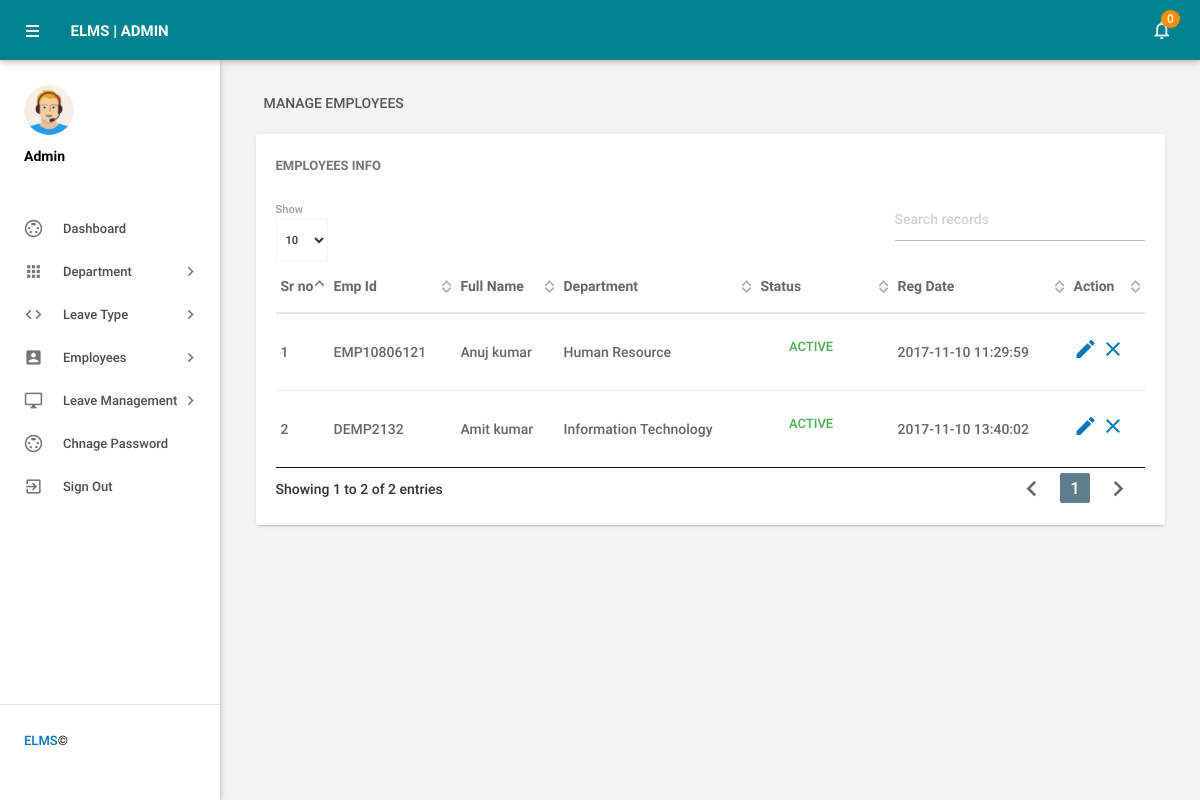
The app's page /admin/manageemployee.php (signed in), older data.
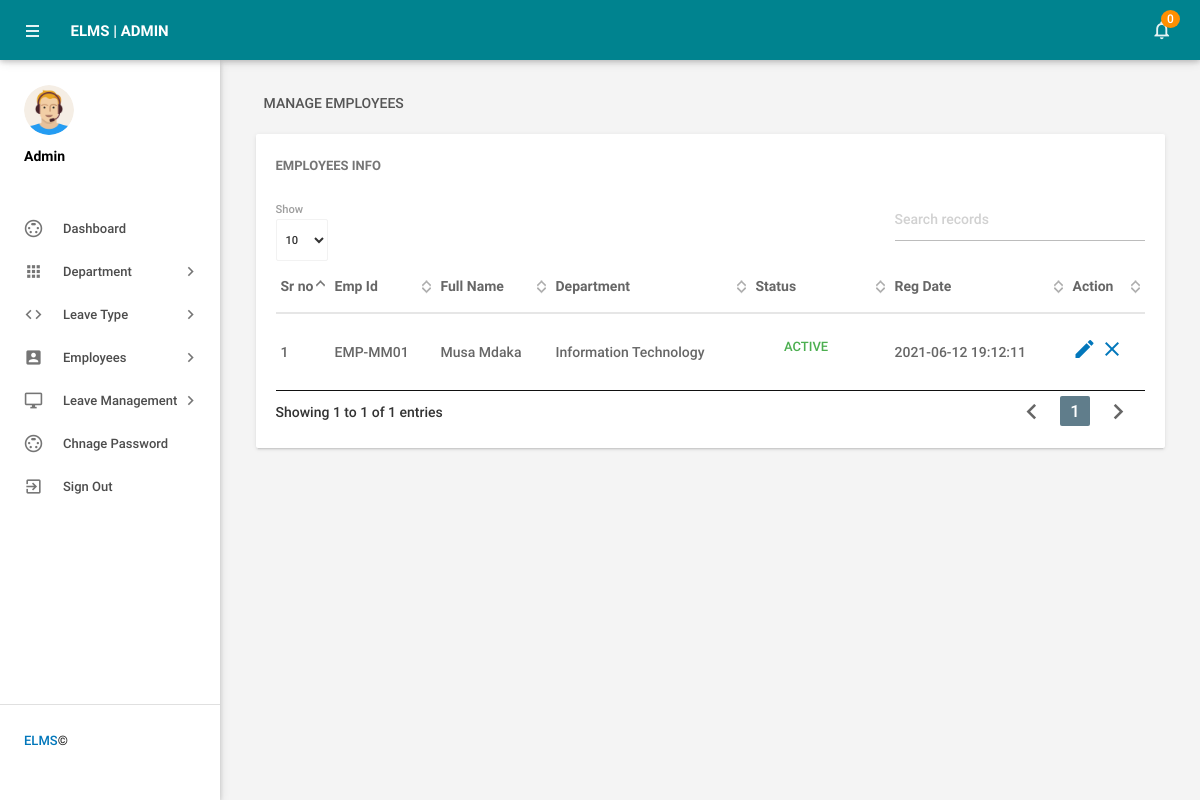
The same page, newer data.
### tables this page shows
CREATE TABLE `tblemployees` (
  `id` int(11) NOT NULL,
  `EmpId` varchar(100) NOT NULL,
  `FirstName` varchar(150) NOT NULL,
  `LastName` varchar(150) NOT NULL,
  `EmailId` varchar(200) NOT NULL,
  `Password` varchar(180) NOT NULL,
  `Gender` varchar(100) NOT NULL,
  `Dob` varchar(100) NOT NULL,
  `Department` varchar(255) NOT NULL,
  `Address` varchar(255) NOT NULL,
  `City` varchar(200) NOT NULL,
  `Country` varchar(150) NOT NULL,
  `Phonenumber` char(11) NOT NULL,
  `Status` int(1) NOT NULL,
  `RegDate` timestamp NOT NULL DEFAULT current_timestamp()
);

### admin/manageemployee.php (the view, shortened to what this page needs)
<?php
include('includes/config.php');
if(strlen($_SESSION['alogin'])==0)
    {
header('location:index.php');
}
else{
 ?>
<!DOCTYPE html>
<html lang="en">
    <head>
        <link type="text/css" rel="stylesheet" href="../assets/plugins/materialize/css/materialize.min.css"/>
        <link href="../assets/plugins/material-preloader/css/materialPreloader.min.css" rel="stylesheet">
        <link href="../assets/plugins/datatables/css/jquery.dataTables.min.css" rel="stylesheet">
        <link href="../assets/css/alpha.min.css" rel="stylesheet" type="text/css"/>
        <link href="../assets/css/custom.css" rel="stylesheet" type="text/css"/>
    </head>
    <body>
       <?php include('includes/header.php');?>
       <?php include('includes/sidebar.php');?>
            <main class="mn-inner">
                <div class="row">
                    <div class="col s12">
                        <div class="page-title">Manage Employees</div>
                    </div>
                    <div class="col s12 m12 l12">
                        <div class="card">
                            <div class="card-content">
                                <span class="card-title">Employees Info</span>
                                <table id="example" class="display responsive-table ">
                                    <thead>
                                        <tr>
                                            <th>Sr no</th>
                                            <th>Emp Id</th>
                                            <th>Full Name</th>
                                            <th>Department</th>
                                             <th>Status</th>
                                             <th>Reg Date</th>
                                            <th>Action</th>
                                        </tr>
                                    </thead>
                                    <tbody>
<?php $sql = "SELECT EmpId,FirstName,LastName,Department,Status,RegDate,id from  tblemployees";
$query = $dbh -> prepare($sql);
$query->execute();
$results=$query->fetchAll(PDO::FETCH_OBJ);
$cnt=1;
if($query->rowCount() > 0)
{
foreach($results as $result)
{               ?>
                                        <tr>
                                            <td> <?php echo htmlentities($cnt);?></td>
                                            <td><?php echo htmlentities($result->EmpId);?></td>
                                            <td><?php echo htmlentities($result->FirstName);?>&nbsp;<?php echo htmlentities($result->LastName);?></td>
                                            <td><?php echo htmlentities($result->Department);?></td>
                                             <td><?php $stats=$result->Status;
if($stats){
                                             ?>
                                                 <a class="waves-effect waves-green btn-flat m-b-xs">Active</a>
                                                 <?php } else { ?>
                                                 <a class="waves-effect waves-red btn-flat m-b-xs">Inactive</a>
                                                 <?php } ?>
                                             </td>
                                              <td><?php echo htmlentities($result->RegDate);?></td>
                                            <td><a href="editemployee.php?empid=<?php echo htmlentities($result->id);?>"><i class="material-icons">mode_edit</i></a>
                                        <?php if($result->Status==1)
 {?>
<a href="manageemployee.php?inid=<?php echo htmlentities($result->id);?>" onclick="return confirm('Are you sure you want to inactive this Employe?');"" > <i class="material-icons" title="Inactive">clear</i>
<?php } else {?>
                                            <a href="manageemployee.php?id=<?php echo htmlentities($result->id);?>" onclick="return confirm('Are you sure you want to active this employee?');""><i class="material-icons" title="Active">done</i>
                                            <?php } ?> </td>
                                        </tr>
                                         <?php $cnt++;} }?>
                                    </tbody>
                                </table>
                            </div>
                        </div>
                    </div>
                </div>
            </main>
        </div>
        <div class="left-sidebar-hover"></div>
    </body>
</html>
<?php } ?>

### admin/includes/header.php (shortened to what this page needs)
        <div class="mn-content fixed-sidebar">
            <header class="mn-header navbar-fixed">
                <nav class="cyan darken-3">
                    <div class="nav-wrapper row">
                        <section class="material-design-hamburger navigation-toggle">
                            <a href="#" data-activates="slide-out" class="button-collapse show-on-large material-design-hamburger__icon">
                                <span class="material-design-hamburger__layer"></span>
                            </a>
                        </section>
                        <div class="header-title col s3">
                            <span class="chapter-title">ELMS | Admin</span>
                        </div>
                        <ul class="right col s9 m3 nav-right-menu">
                            <li class="hide-on-small-and-down"><a href="javascript:void(0)" data-activates="dropdown1" class="dropdown-button dropdown-right show-on-large"><i class="material-icons">notifications_none</i>
<?php
$isread=0;
$sql = "SELECT id from tblleaves where IsRead=:isread";
$query = $dbh -> prepare($sql);
$query->bindParam(':isread',$isread,PDO::PARAM_STR);
$query->execute();
$unreadcount=$query->rowCount();?>
                                <span class="badge"><?php echo htmlentities($unreadcount);?></span></a></li>
                        </ul>
                    </div>
                </nav>
            </header>

### admin/includes/sidebar.php (shortened to what this page needs)
  <aside id="slide-out" class="side-nav white fixed">
              <div class="side-nav-wrapper">
                  <div class="sidebar-profile">
                      <div class="sidebar-profile-image">
                          <img src="../assets/images/profile-image.png" class="circle" alt="admin">
                      </div>
                      <div class="sidebar-profile-info">
                              <p>Admin</p>
                      </div>
                  </div>
              <ul class="sidebar-menu collapsible collapsible-accordion" data-collapsible="accordion">
                  <li class="no-padding"><a class="waves-effect waves-grey" href="dashboard.php"><i class="material-icons">settings_input_svideo</i>Dashboard</a></li>
                  <li class="no-padding">
                      <a class="collapsible-header waves-effect waves-grey"><i class="material-icons">apps</i>Department<i class="nav-drop-icon material-icons">keyboard_arrow_right</i></a>
                  </li>
                  <li class="no-padding">
                      <a class="collapsible-header waves-effect waves-grey"><i class="material-icons">code</i>Leave Type<i class="nav-drop-icon material-icons">keyboard_arrow_right</i></a>
                  </li>
                  <li class="no-padding">
                      <a class="collapsible-header waves-effect waves-grey"><i class="material-icons">account_box</i>Employees<i class="nav-drop-icon material-icons">keyboard_arrow_right</i></a>
                  </li>
 <li class="no-padding">
                      <a class="collapsible-header waves-effect waves-grey"><i class="material-icons">desktop_windows</i>Leave Management<i class="nav-drop-icon material-icons">keyboard_arrow_right</i></a>
                  </li>
<li class="no-padding"><a class="waves-effect waves-grey" href="changepassword.php"><i class="material-icons">settings_input_svideo</i>Chnage Password</a></li>
                      <li class="no-padding">
                              <a class="waves-effect waves-grey" href="logout.php"><i class="material-icons">exit_to_app</i>Sign Out</a>
                          </li>
              </ul>
                 <div class="footer">
                  <p class="copyright"><a href="#">ELMS </a>©</p>
              </div>
              </div>
          </aside>

Row changes from the older to the newer data that the page shows:
removed tblemployees: EmpId "DEMP2132", FirstName "Amit", LastName "kumar", Department "Information Technology", Status "ACTIVE", RegDate "2017-11-10 13:40:02"
changed tblemployees: EmpId "EMP10806121" → "EMP-MM01"; FirstName "Anuj" → "Musa"; LastName "kumar" → "Mdaka"; Department "Human Resource" → "Information Technology"; RegDate "2017-11-10 11:29:59" → "2021-06-12 19:12:11"
Text that changed along with them:
text written by a page script: "Show Showing 1 to 2 of 2 entries 1" → "Show Showing 1 to 1 of 1 entries 1"
